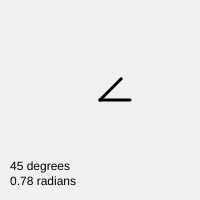
Frame 1 (no input)
Frame 60 (no input): identical to frame 1, image omitted
Frame 120 (the mouse pressed at the canvas centre since frame 60): identical to frame 1, image omitted

The p5.js sketch that drew this single still picture (run headless with seeded random() and noise() and a simulated clock; from frame 60 on, the mouse is pressed at the canvas centre):

// p5.js sketch
// ── sketch.js
/// <reference path="../../p5.global-mode.d.ts" />
let a;
let b;
function setup() {
    createCanvas(200, 200);
    createP('内積(dot product)');

    a = createVector(10, 0);
    b = createVector(10/sqrt(2), -10/sqrt(2));
}
function ANGLEBetween(v1, v2) {
    let dot = v1.dot(v2);
    let theta = Math.acos(dot / (v1.mag() * v2.mag()));
    return theta;
}
let r = 2;
let _s = 3;
function draw() {
    background(240);

    push();
    translate(width/2, height/2);
    scale(_s);
    point(0, 0);
    line(0, 0, a.x, a.y);
    line(0, 0, b.x, b.y);
    pop();

    let theta = ANGLEBetween(a, b);
    text(floor(degrees(theta)*100)/100 + ' degrees', 10, height-30);
    text(floor(theta*100)/100 + ' radians', 10, height-15);
}
